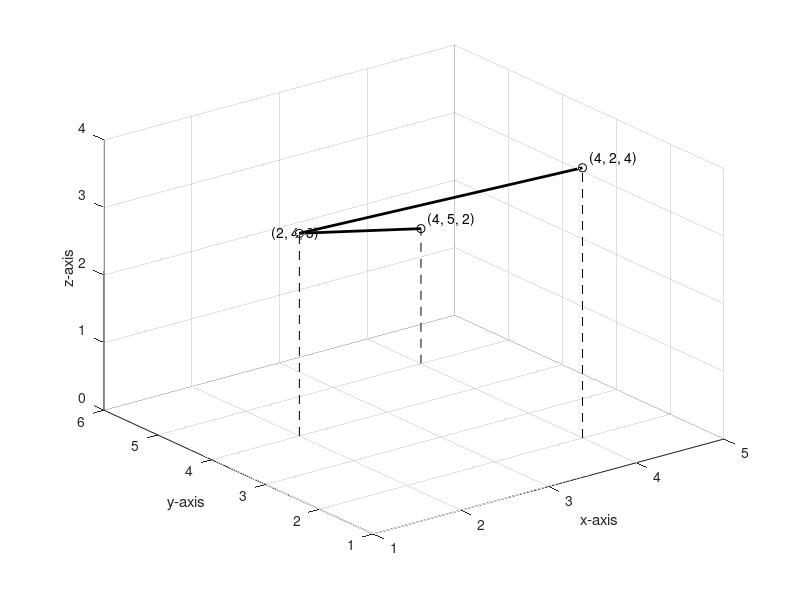

MATLAB code for this plot: (Note: this script raises an error after producing the figure.)
close all;
figure('color','w');
% (4, 5, 2), (2, 4, 3), (4, 2, 4)
x = [4, 2, 4];
y = [5, 4, 2];
z = [2, 3, 4];
stem3(x, y, z, 'ko--')
hold on;
plot3(x, y, z,'k','linewidth',2)
text(4+0.2, 5+0.2, 2, '(4, 5, 2)')
text(2-0.2, 4+0.2, 3, '(2, 4, 3)')
text(4+0.2, 2+0.2, 4, '(4, 2, 4)')

grid on;
xlim([1, 5])
ylim([1, 6])
xticks(1:5);
yticks(1:6)
xlabel('x-axis');
ylabel('y-axis')
zlabel('z-axis')

newVid = VideoWriter('pic_xyz.mp4', 'MPEG-4'); % New
newVid.FrameRate = 60;
newVid.Quality = 100;
open(newVid);

for i = 0:0.5:359
    view(-37.5 + i, 30)

    drawnow;
    writeVideo(newVid, getframe(gcf)) % 0.5초씩 그리기

end


for i = 1:30 % 마지막 장면에서 1.5초 더 대기할 수 있도록
    writeVideo(newVid, getframe(gcf))
end

close(newVid)